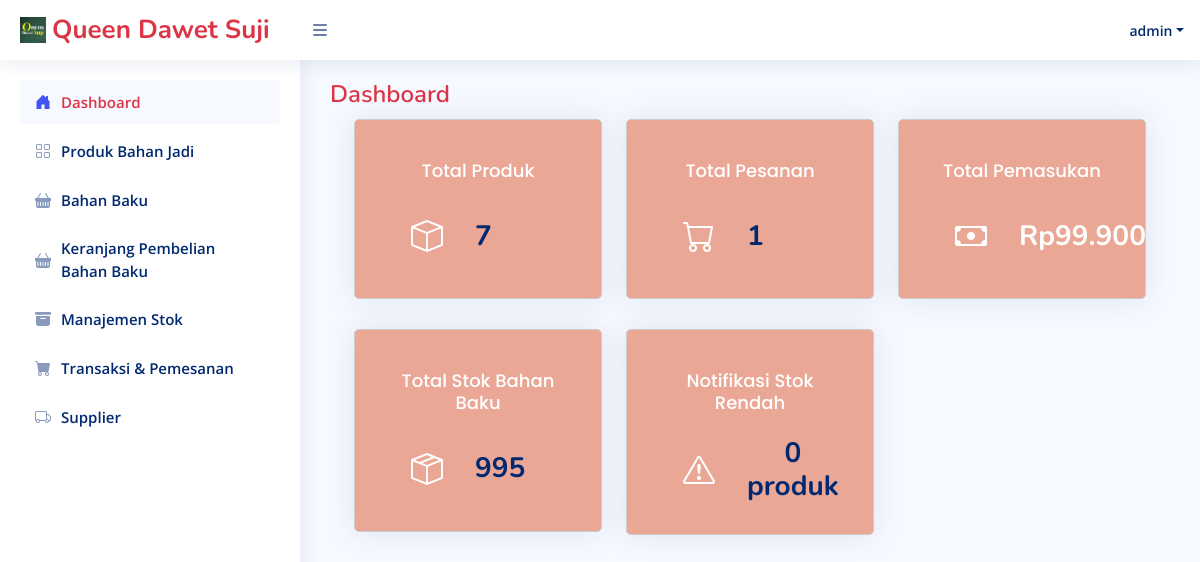
/Admin/dashboard.php (signed in), run on an earlier commit of the app's database.
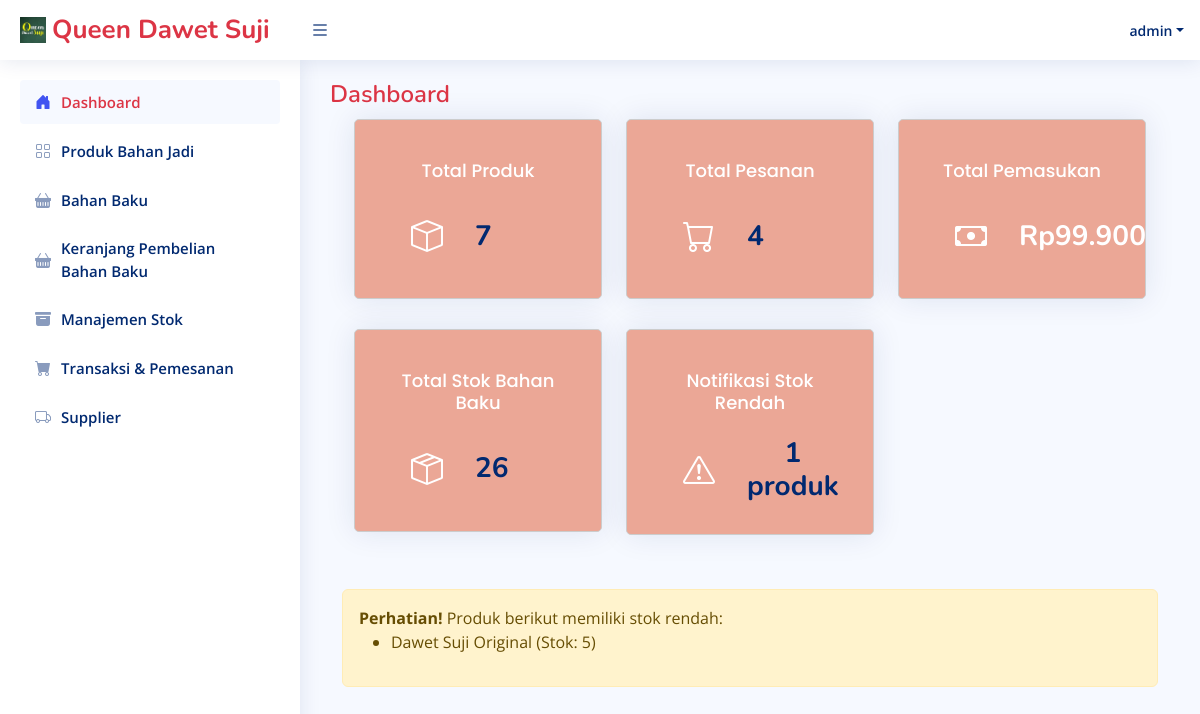
And on a later commit of the database.
### tables this page shows
CREATE TABLE `produkjadi` (
  `idProduk` varchar(50) NOT NULL,
  `namaProduk` varchar(100) NOT NULL,
  `varianRasa` varchar(100) NOT NULL,
  `hargaProduk` int NOT NULL,
  `stokProduk` int NOT NULL,
  `gambarProduk` varchar(255) NOT NULL,
  `deskripsiProduk` text NOT NULL
);

### connect.php (called while the page is built, shortened)
<?php
$connect = mysqli_connect("localhost", "root", "", "onlineshop");
function query($query){
    global $connect;
    $result = mysqli_query($connect, $query);
    $rows = [];
    while ($row = mysqli_fetch_assoc($result)){
        $rows[] = $row;
    }
    return $rows;
}
?>

### Admin/dashboard.php (the view, shortened to what this page needs)
<?php
require 'adminControl.php';
require 'template/headerAdmin.php';
require 'template/sidebarAdmin.php';
$totalStokProduk = query("SELECT COUNT(idProduk) AS totalProduk FROM produkjadi")[0]['totalProduk'];
$totalPesanan = count(query("SELECT * FROM transaksi"));
$totalIncome = query("SELECT SUM(totalHarga) AS total FROM transaksi WHERE statusPengiriman = 'Terkirim'")[0]['total'];
$queryStokRendah = mysqli_query($connect, "SELECT namaProduk, stokProduk FROM produkJadi WHERE stokProduk <= 10");
$jumlahStokRendah = mysqli_num_rows($queryStokRendah);
$totalStokBahanBaku = query("SELECT SUM(stokSisa) AS totalStokBahan FROM inventorystokbahan")[0]['totalStokBahan'];
?>
<main id="main" class="main">
  <div class="pagetitle">
    <h1 class="text-danger">Dashboard</h1>
  </div>
  <section class="section dashboard container">
    <div class="container">
      <div class="row">
        <div class="col-lg-4">
          <div class="card info-card random-color">
            <div class="card-body">
              <h5 class="card-title text-white">Total Produk</h5>
              <div class="d-flex align-items-center">
                <div class="card-icon rounded-circle d-flex align-items-center justify-content-center">
                  <i class="bi bi-box"></i>
                </div>
                <div class="ps-3">
                  <h6><?= $totalStokProduk; ?></h6>
                </div>
              </div>
            </div>
          </div>
        </div>
        <div class="col-lg-4">
          <div class="card info-card random-color">
            <div class="card-body">
              <h5 class="card-title text-white">Total Pesanan</h5>
              <div class="d-flex align-items-center">
                <div class="card-icon rounded-circle d-flex align-items-center justify-content-center">
                  <i class="bi bi-cart"></i>
                </div>
                <div class="ps-3">
                  <h6><?= $totalPesanan; ?></h6>
                </div>
              </div>
            </div>
          </div>
        </div>
        <div class="col-lg-4">
          <div class="card info-card random-color">
            <div class="card-body">
              <h5 class="card-title text-white">Total Pemasukan</h5>
              <div class="d-flex align-items-center">
                <div class="card-icon rounded-circle d-flex align-items-center justify-content-center">
                  <i class="bi bi-cash"></i>
                </div>
                <div class="ps-3">
                  <h6 class="text-white">Rp<?= number_format($totalIncome ?? 0, 0, ',', '.'); ?></h6>
                </div>
              </div>
            </div>
          </div>
        </div>
        <div class="col-lg-4">
          <div class="card info-card random-color">
            <div class="card-body">
              <h5 class="card-title text-white">Total Stok Bahan Baku</h5>
              <div class="d-flex align-items-center">
                <div class="card-icon rounded-circle d-flex align-items-center justify-content-center">
                  <i class="bi bi-box-seam"></i>
                </div>
                <div class="ps-3">
                  <h6><?= $totalStokBahanBaku ?? 0; ?></h6>
                </div>
              </div>
            </div>
          </div>
        </div>
        <div class="col-lg-4">
          <div class="card info-card random-color">
            <div class="card-body">
              <h5 class="card-title text-white">Notifikasi Stok Rendah</h5>
              <div class="d-flex align-items-center">
                <div class="card-icon rounded-circle d-flex align-items-center justify-content-center">
                  <i class="bi bi-exclamation-triangle"></i>
                </div>
                <div class="ps-3">
                  <h6><?= $jumlahStokRendah; ?> produk</h6>
                </div>
              </div>
            </div>
          </div>
        </div>
        <?php if ($jumlahStokRendah > 0) : ?>
          <div class="alert alert-warning mt-4">
            <strong>Perhatian!</strong> Produk berikut memiliki stok rendah:
            <ul>
              <?php while ($produk = mysqli_fetch_assoc($queryStokRendah)) : ?>
                <li><?= htmlspecialchars($produk['namaProduk']) ?> (Stok: <?= $produk['stokProduk'] ?>)</li>
              <?php endwhile; ?>
            </ul>
          </div>
        <?php endif; ?>
      </div>
    </div>
  </section>
</main>

What changed in the data, as far as the page shows it:
now on this page (row edited): produkjadi: namaProduk "Dawet Suji Original", stokProduk "5"
Also different on the page:
$totalPesanan: "1" → "4"
$totalStokBahanBaku: "995" → "26"
$jumlahStokRendah: "0" → "1"
text now shown: "Perhatian! Produk berikut memiliki stok rendah:"
